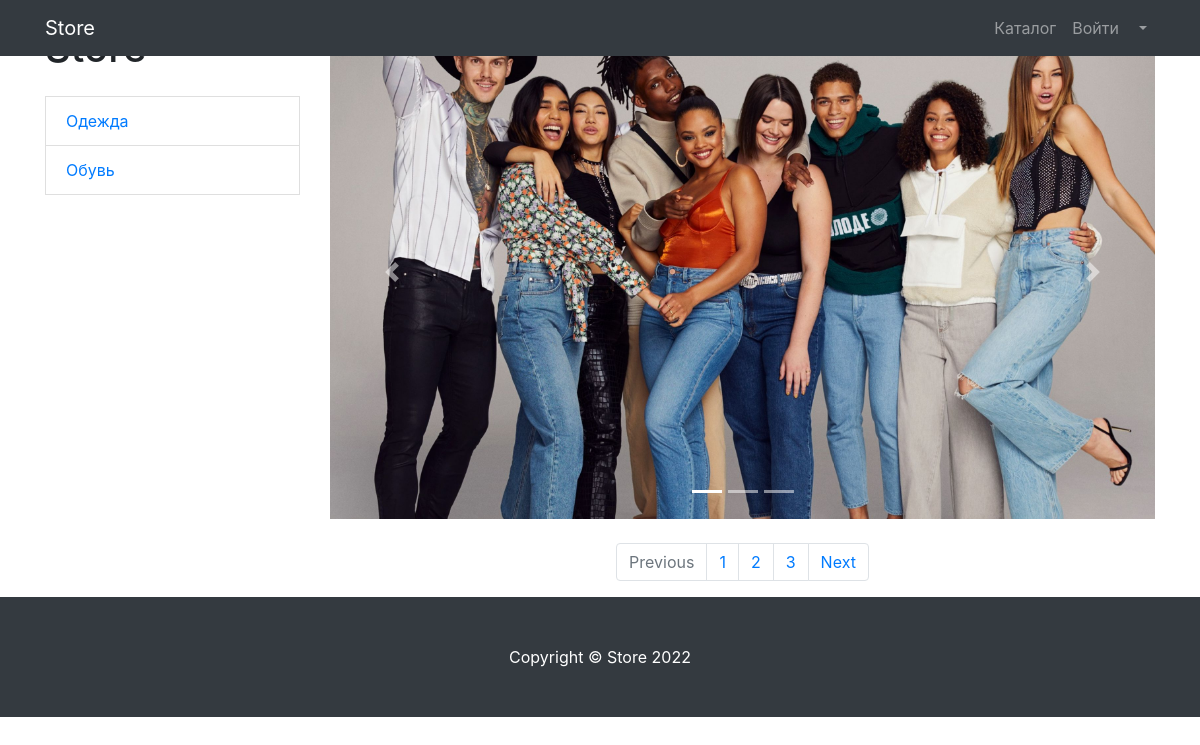
Before: /products/ with the older database file.
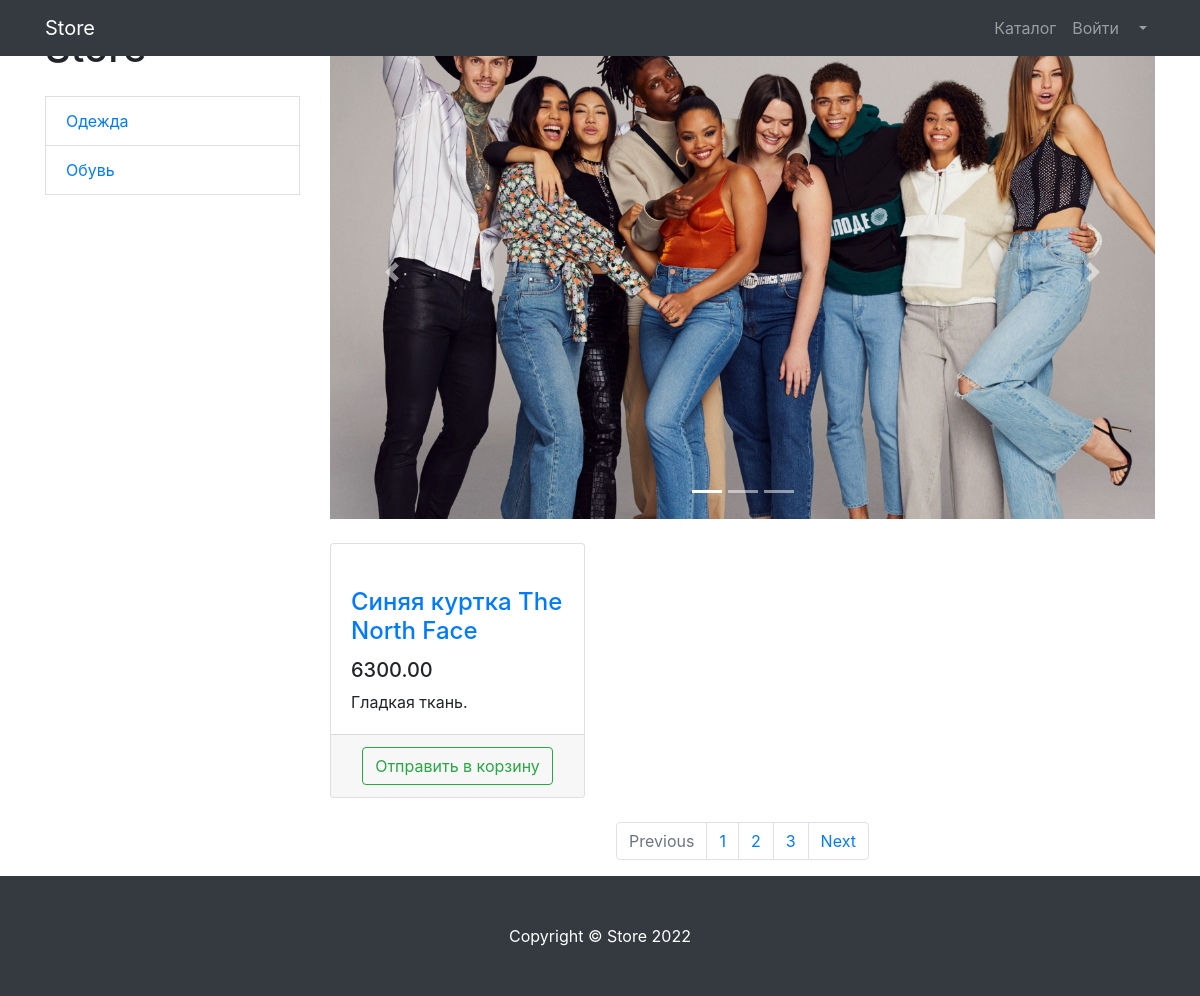
After: the same page with the newer database file.
### products/models.py (models this page shows, shortened)
class ProductCategory(models.Model):
    name = models.CharField(max_length=128, unique=True)
    description = models.TextField(null=True, blank=True)

class Product(models.Model):
    name = models.CharField(max_length=256)
    description = models.TextField(null=True, blank=True)
    price = models.DecimalField(max_digits=6, decimal_places=2)
    quantity = models.PositiveIntegerField(default=0)
    image = models.ImageField(upload_to='products_images')
    category = models.ForeignKey(ProductCategory, on_delete=models.CASCADE)

### products/views.py (the view)
# urls.py: urlpatterns = [path("", products, name="index"),
def products(request):
    context = {
        'title': 'Store - Каталог',
        'products' : Product.objects.all(),
        'categories': ProductCategory.objects.all(),
    }
    return render(request, 'products/products.html', context)

### products/templates/products/products.html (shortened to what this page needs)
{% extends 'products/base.html' %}
{% load static %}
{% block css %}
    <link href="{% static 'vendor/bootstrap/css/bootstrap.min.css' %}" rel="stylesheet">
{% endblock %}
{% block content%}
    <div class="container">
    <div class="row">
        <div class="col-lg-3">
            <h1 class="my-4">Store</h1>
            {% for category in categories %}
            <a href=''
            <a href="#" class="list-group-item">{{category.name}}</a>
            {% endfor %}
        </div>
        <div class="col-lg-9">
            <div id="carouselExampleIndicators" class="carousel slide my-4" data-ride="carousel">
                <ol class="carousel-indicators">
                    <li data-target="#carouselExampleIndicators" data-slide-to="0" class="active"></li>
                    <li data-target="#carouselExampleIndicators" data-slide-to="1"></li>
                    <li data-target="#carouselExampleIndicators" data-slide-to="2"></li>
                </ol>
                <div class="carousel-inner" role="listbox">
                    <div class="carousel-item active">
                        <img class="d-block img-fluid" src="vendor/img/slides/slide-1.jpg" alt="First slide">
                    </div>
                </div>
                <a class="carousel-control-prev" href="#carouselExampleIndicators" role="button" data-slide="prev">
                    <span class="carousel-control-prev-icon" aria-hidden="true"></span>
                </a>
                <a class="carousel-control-next" href="#carouselExampleIndicators" role="button" data-slide="next">
                    <span class="carousel-control-next-icon" aria-hidden="true"></span>
                </a>
            </div>
            <div class="row">
                {% for product in products %}
                    <div class="col-lg-4 col-md-6 mb-4">
                    <div class="card h-100">
                        <a href="#">
                        </a>
                        <div class="card-body">
                            <h4 class="card-title">
                                <a href="#">{{ product.name }}</a>
                            </h4>
                            <h5>{{ product.price }}</h5>
                            <p class="card-text">{{ product.description }}.</p>
                        </div>
                        <div class="card-footer text-center">
                            <button type="button" class="btn btn-outline-success">Отправить в корзину</button>
                        </div>
                    </div>
                </div>
                {% endfor %}
            </div>
            <nav aria-label="Page navigation example">
                <ul class="pagination justify-content-center">
                    <li class="page-item disabled">
                        <a class="page-link" href="#" tabindex="-1" aria-disabled="true">Previous</a>
                    </li>
                    <li class="page-item"><a class="page-link" href="#">1</a></li>
                    <li class="page-item"><a class="page-link" href="#">2</a></li>
                    <li class="page-item"><a class="page-link" href="#">3</a></li>
                    <li class="page-item">
                        <a class="page-link" href="#">Next</a>
                    </li>
                </ul>
            </nav>
        </div>
    </div>
</div>
{% endblock %}
{% block footer %}
    <footer class="py-5 bg-dark">
    <div class="container">
        <p class="m-0 text-center text-white">Copyright &copy; Store 2022</p>
    </div>
</footer>
{% endblock %}

### products/templates/products/base.html (shortened to what this page needs)
{% load static %}
<!DOCTYPE html>
<html lang="en">
<head>
    <link href="{% static 'vendor/bootstrap/css/bootstrap.min.css' %}" rel="stylesheet">
    {% block css %} {% endblock %}
</head>
<body>
<nav class="navbar navbar-expand-lg navbar-dark bg-dark fixed-top">
    <div class="container">
        <a class="navbar-brand" href="{% url 'index' %}">Store</a>
        <div class="collapse navbar-collapse" id="navbarResponsive">
            <ul class="navbar-nav ml-auto">
                <li class="nav-item">
                    <a class="nav-link" href="{% url 'products:index' %}">Каталог  </a>
                </li>
                <li class="nav-item">
                    <a class="nav-link" href="users/login.html">Войти </a>
                </li>
                <li class="nav-item dropdown">
                    <a class="nav-link dropdown-toggle" href="#" id="navbarDropdown" role="button"
                       data-bs-toggle="dropdown" aria-expanded="false">
                    </a>
                </li>
            </ul>
        </div>
    </div>
</nav>
 {% block content %} {% endblock %}
 {% block footer %} {% endblock %}
</body>
</html>

Changed rows visible on the page:
added Product: name "Синяя куртка The North Face", price "6300.00", description "Гладкая ткань"
